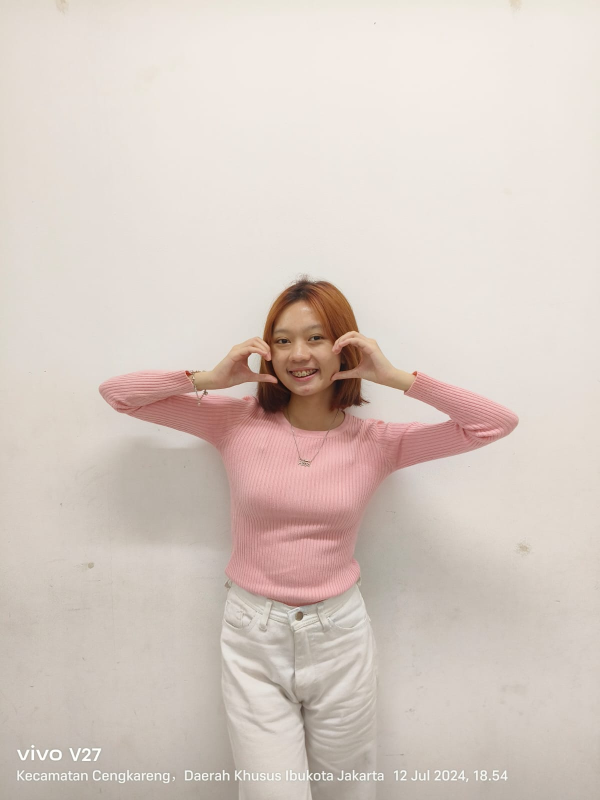
#> input picture putri.jpg, 1200 x 1600 px (shown at 1/2 size)
$ jupyter execute 'Geometrix Citra.ipynb'
#> lines starting #> are read from the running program, lines starting #| are printed output that depends on the picture
[cell 1]
# Import library
import cv2
import numpy as np
import matplotlib.pyplot as plt

# Memuat gambar asli
original_image = cv2.imread('putri.jpg')
#> original_image is the input picture: shape (1600, 1200, 3); mean B, G, R 195, 202.7, 215.4

# Menampilkan gambar asli
plt.subplot(2, 3, 1)
plt.imshow(cv2.cvtColor(original_image, cv2.COLOR_BGR2RGB))
plt.title('Original Image')

# Memutar gambar sebesar 45 derajat
(height, width) = original_image.shape[:2]
#> height = 1600; width = 1200
center = (width // 2, height // 2)
#> center = (600, 800)
rotation_matrix = cv2.getRotationMatrix2D(center, 45, 1.0)
rotated_image = cv2.warpAffine(original_image, rotation_matrix, (width, height))
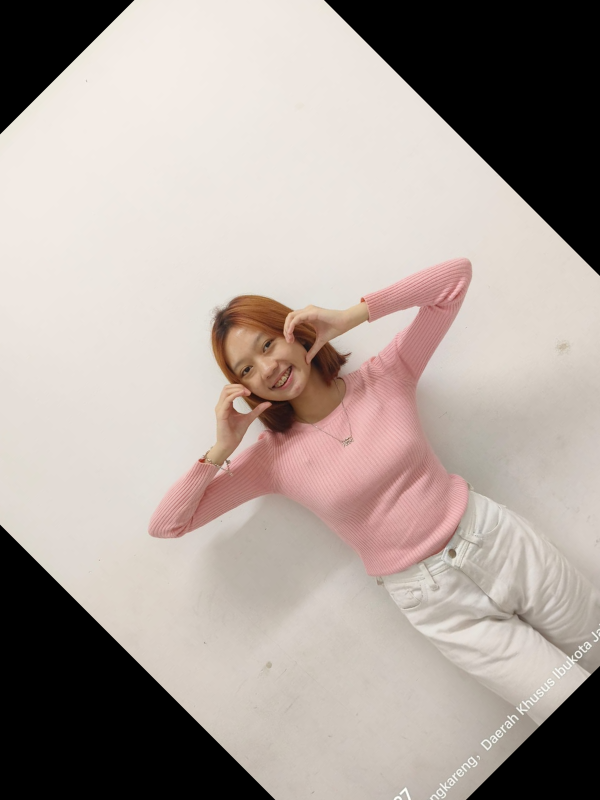
#> rotated_image: shape (1600, 1200, 3) (shown at 1/2 size); mean B, G, R 155.4, 161.6, 172.6

plt.subplot(2, 3, 2)
plt.imshow(cv2.cvtColor(rotated_image, cv2.COLOR_BGR2RGB))
plt.title('Rotated Image')

# Mengubah ukuran gambar menjadi setengah dari ukuran aslinya
resized_image = cv2.resize(original_image, (original_image.shape[1]//3, original_image.shape[0]//2))
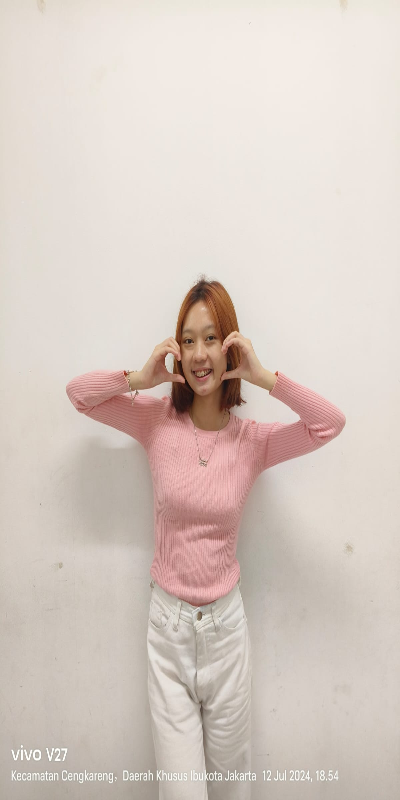
#> resized_image: shape (800, 400, 3); mean B, G, R 195.1, 202.8, 215.4
plt.subplot(2, 3, 3)
plt.imshow(cv2.cvtColor(resized_image, cv2.COLOR_BGR2RGB))
plt.title('Resized Image')

# Memotong gambar ke bagian tertentu (misalnya, seperempat kiri atas)
cropped_image = original_image[0:original_image.shape[0]//2, 0:original_image.shape[1]//2]
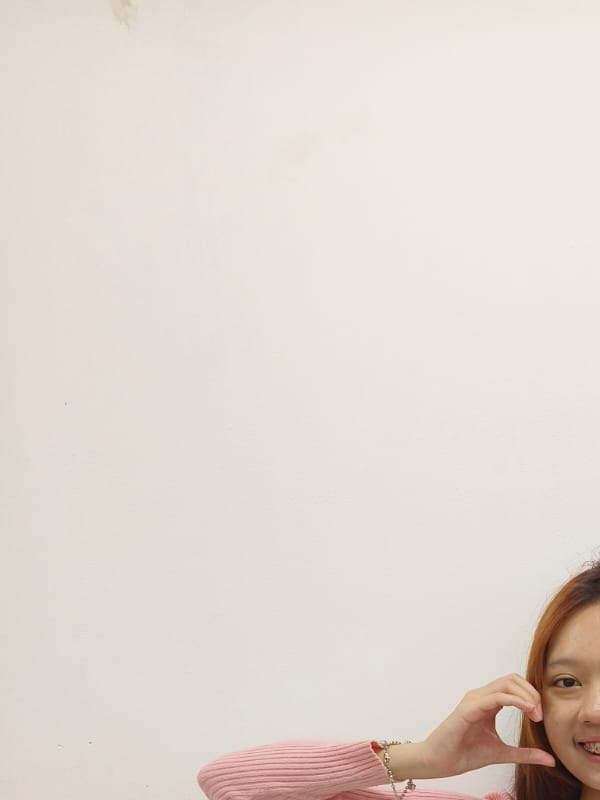
#> cropped_image: shape (800, 600, 3); mean B, G, R 209.2, 216.7, 226.6
plt.subplot(2, 3, 4)
plt.imshow(cv2.cvtColor(cropped_image, cv2.COLOR_BGR2RGB))
plt.title('Cropped Image')

# Membalik gambar secara horizontal
flipped_image = cv2.flip(original_image, 1)
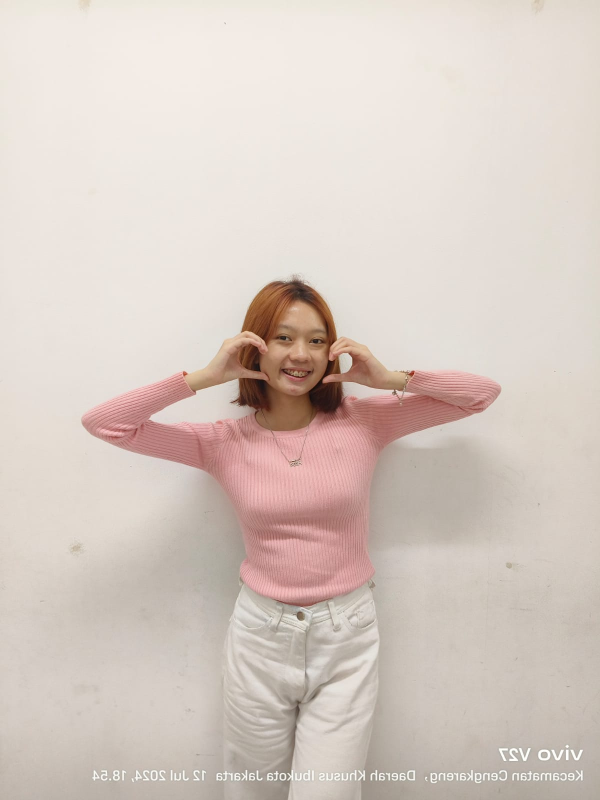
#> flipped_image: shape (1600, 1200, 3) (shown at 1/2 size); mean B, G, R 195, 202.7, 215.4
plt.subplot(2, 3, 5)
plt.imshow(cv2.cvtColor(flipped_image, cv2.COLOR_BGR2RGB))
plt.title('Flipped Image')

# Translate gambar sebesar 250 piksel ke kanan dan 180 piksel ke bawah
rows, cols = original_image.shape[:2]
#> rows = 1600; cols = 1200
translation_matrix = np.float32([[1, 0, 250], [0, 1, 180]])
translated_image = cv2.warpAffine(original_image, translation_matrix, (cols, rows))
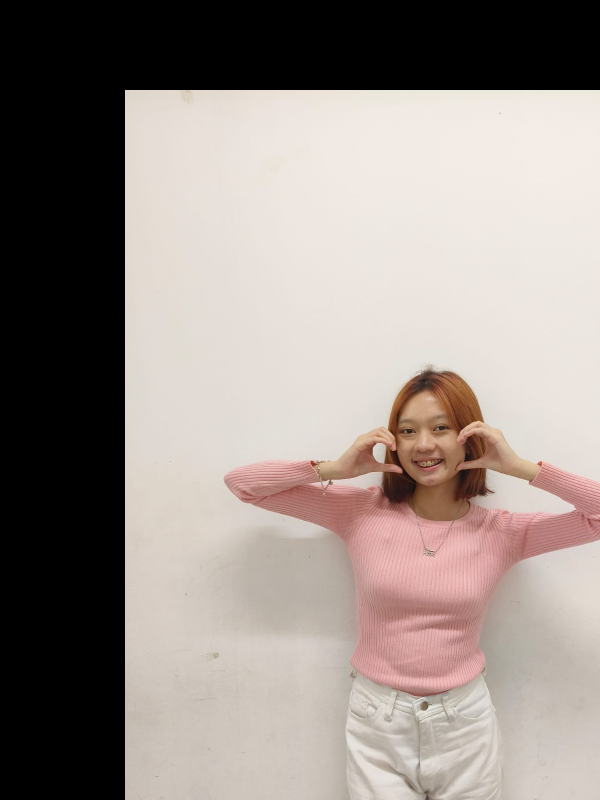
#> translated_image: shape (1600, 1200, 3) (shown at 1/2 size); mean B, G, R 135.6, 141.1, 151.2
plt.subplot(2, 3, 6)
plt.imshow(cv2.cvtColor(translated_image, cv2.COLOR_BGR2RGB))
plt.title('Translated Image')

plt.tight_layout()
plt.show()
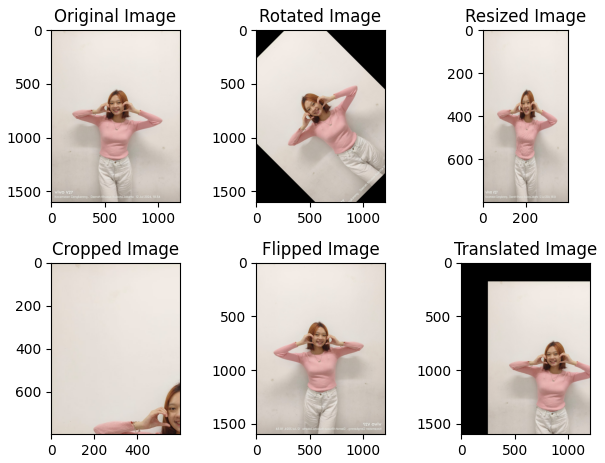
#> figure drawn by matplotlib, 6 panels

$ run again, with rincian_gambar.jpg copied over putri.jpg
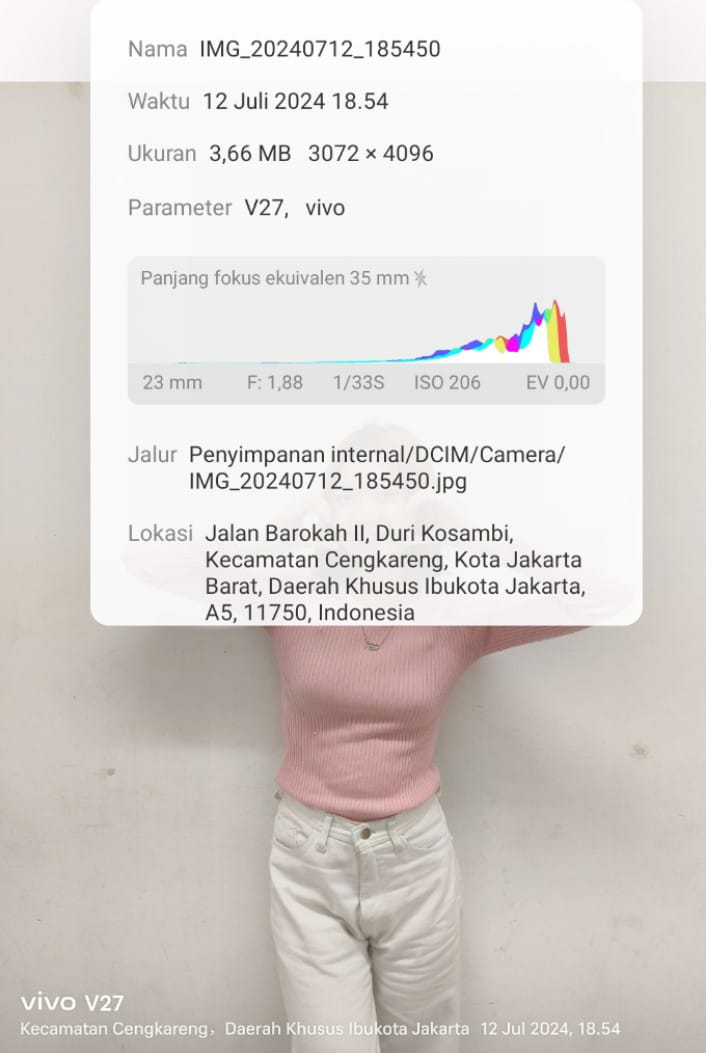
#> input picture rincian_gambar.jpg, 706 x 1053 px
#> original_image is the input picture: shape (1053, 706, 3); mean B, G, R 208.1, 212.1, 217.2
#> `cropped_image = original_image[0:original_image.shape[0]//2, 0:origina..`:
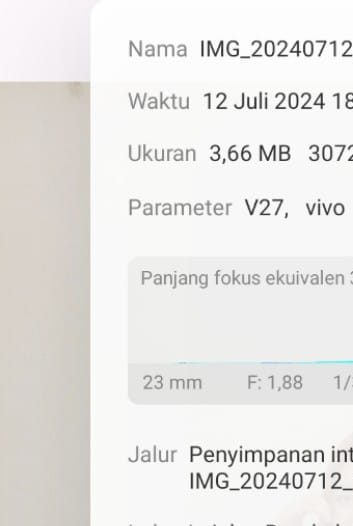
#> cropped_image: shape (526, 353, 3); mean B, G, R 229.4, 231.4, 232.7
#> `translated_image = cv2.warpAffine(original_image, translation_matrix, ..`:
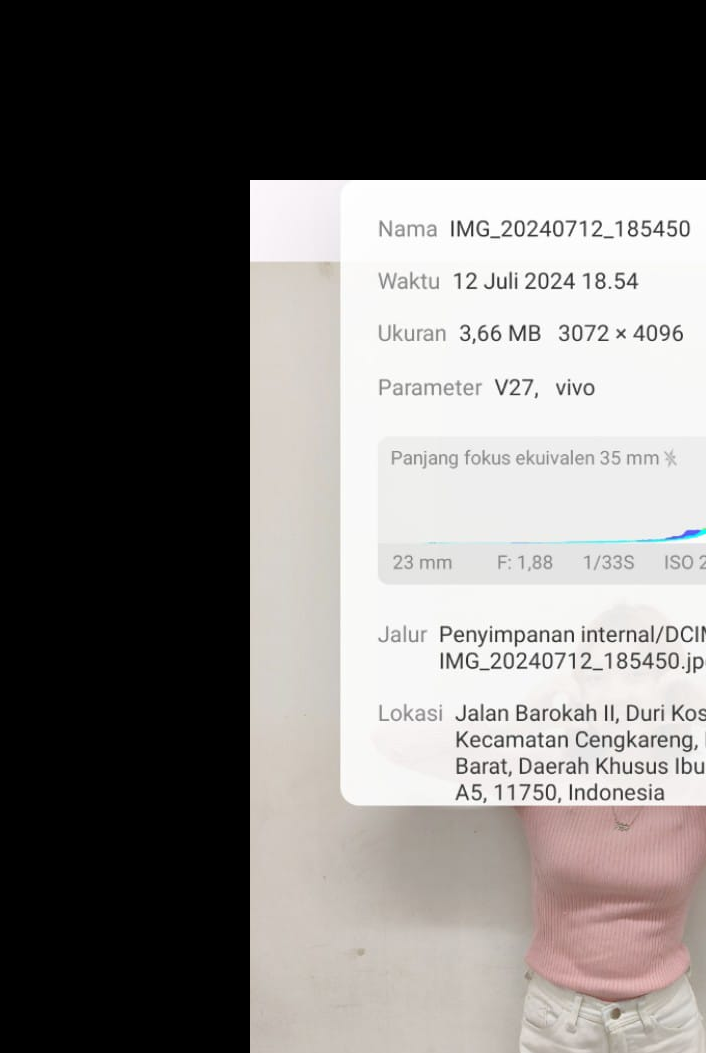
#> translated_image: shape (1053, 706, 3); mean B, G, R 112.7, 114.4, 117.3
